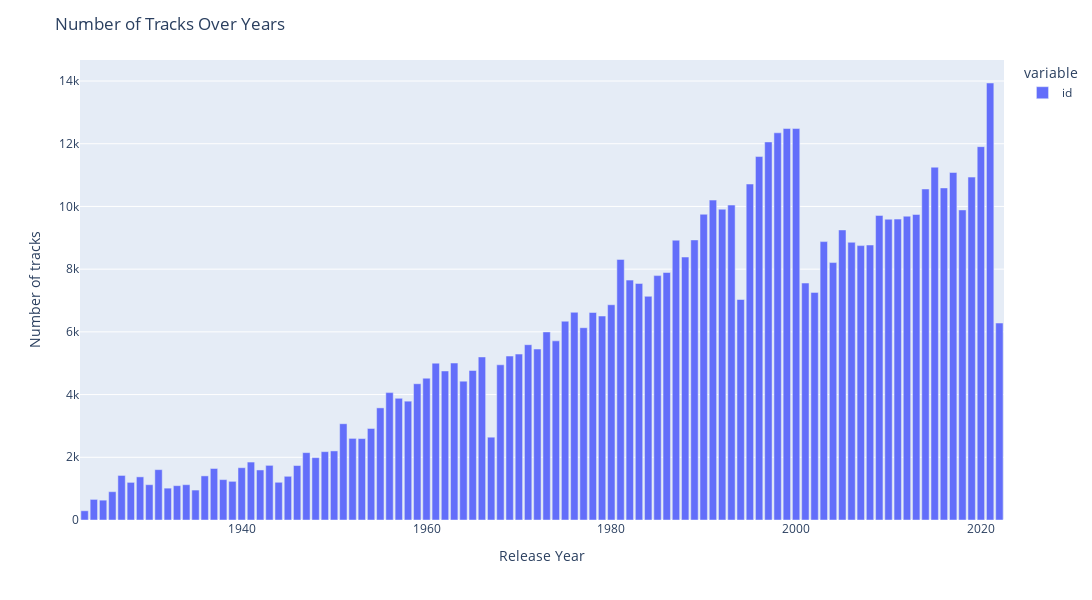

Write notebook code for a chart like this one.
### Code cell
#Number of entries over the years
fig = px.bar(df_tracks["id"].groupby(pd.Grouper(freq="Y")).count(),labels={
                     "release_date": "Release Year",
                     "value": "Number of tracks"})
fig.update_layout(height=600, width=1200, title_text="Number of Tracks Over Years")

fig.show()
